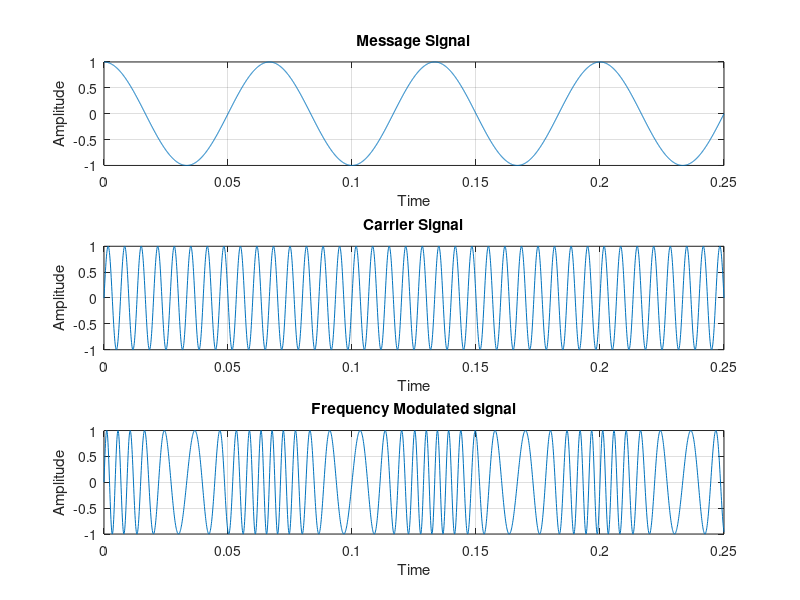

Here is the MATLAB script that generated this plot:
clc;
clear all;
close all;
fm=15;
B=5;
t=0:0.0001:0.25;
m=cos(2*pi*fm*t);
subplot(3,1,1);
plot(t,m);
xlabel('Time');
ylabel('Amplitude');
title('Message Signal');
grid on;
fc=150;
c=sin(2*pi*fc*t);
subplot(3,1,2);
plot(t,c);
title('Carrier Signal');
xlabel('Time');
ylabel('Amplitude');
grid on;
y=sin(2*pi*fc*t+(B.*sin(2*pi*fm*t)));
subplot(3,1,3);
plot(t,y);
xlabel('Time');
ylabel('Amplitude');
title('Frequency Modulated signal');
grid on;
